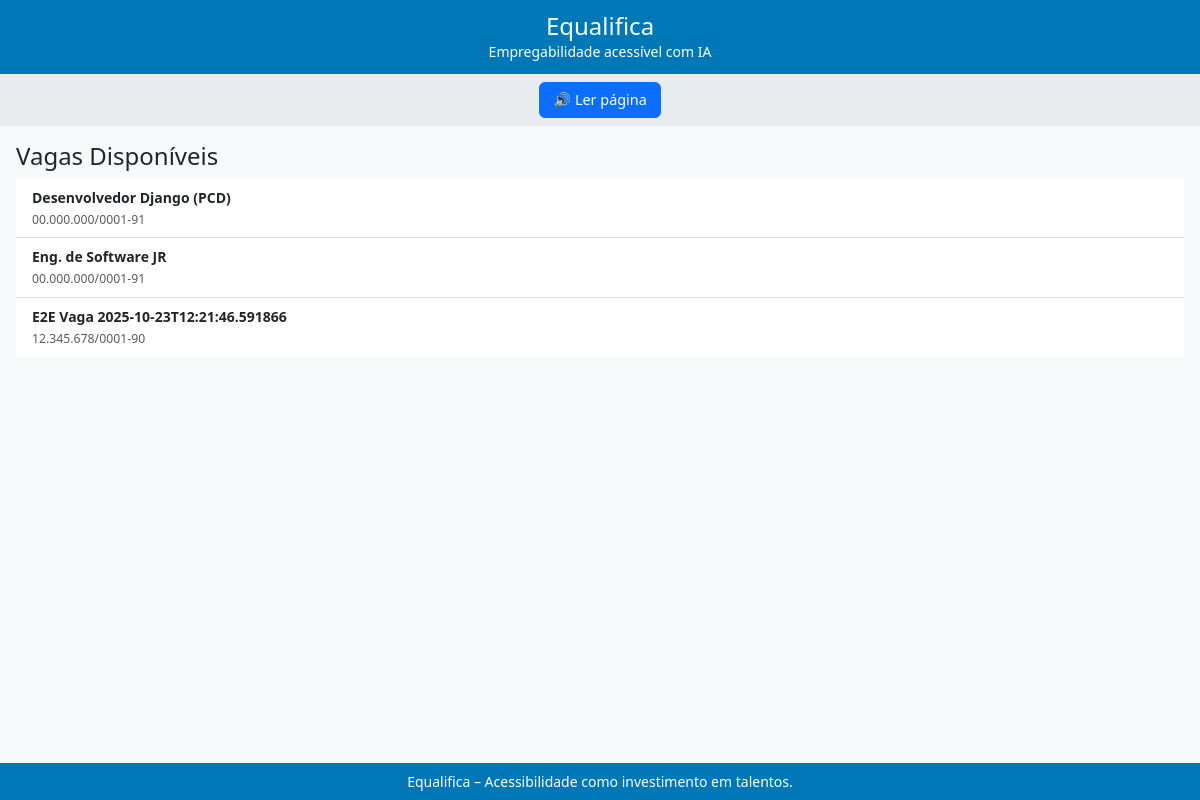
/vagas/, run on an earlier commit of the app's database.
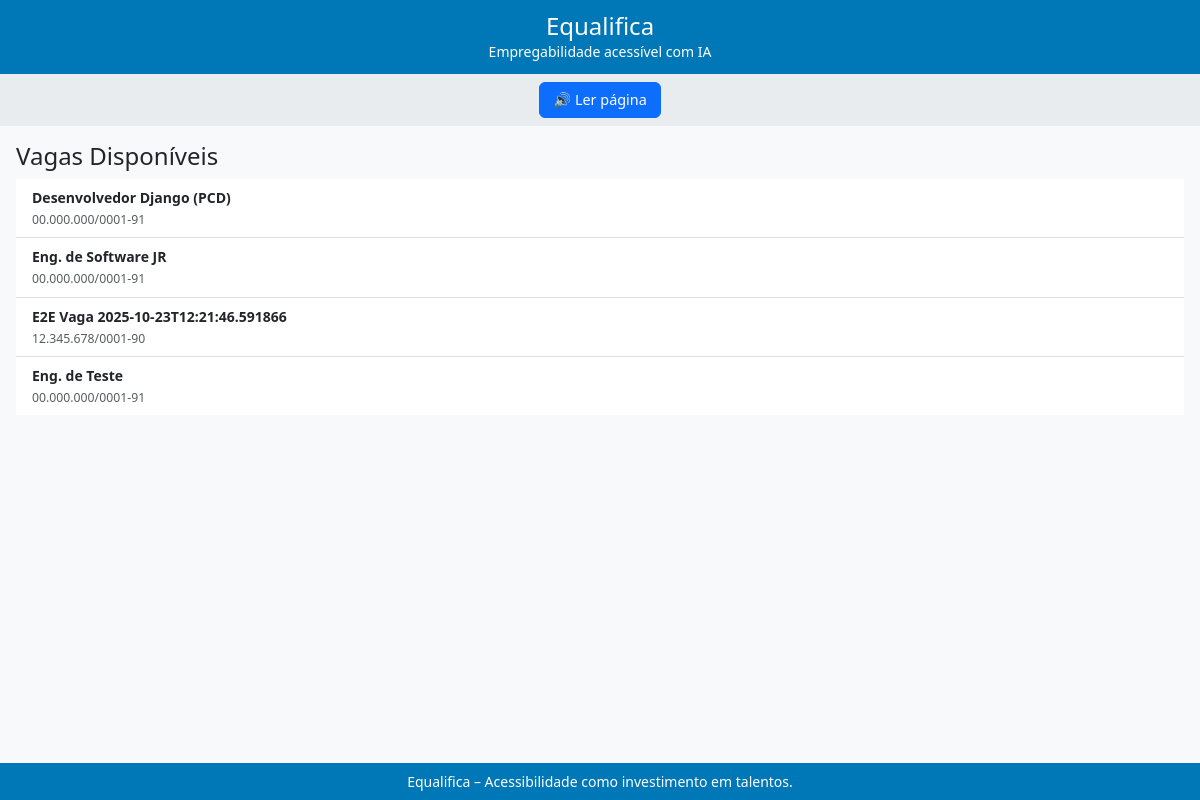
And on a later commit of the database.
### recruitment/models.py (models this page shows, shortened)
class Vaga(BaseModel):
    titulo = models.CharField(max_length=200)
    descricao = models.TextField()
    requisitos = models.TextField(blank=True, help_text="Resumo dos principais requisitos")
    acessibilidade = models.JSONField(
        blank=True,
        help_text="Ex: {'libras': true, 'legendas': true, 'descricao_alt': true}"
    )
    cnpj_empresa = models.CharField(max_length=18)  # preenchido automaticamente
    hard_skills_vetor = models.JSONField(default=list)
    soft_skills_vetor = models.JSONField(default=list)
    acessibilidade_vetor = models.JSONField(default=list)
    experiencia_minima = models.IntegerField(default=0)
    class Meta:
        verbose_name = "Vaga"
        verbose_name_plural = "Vagas"

### recruitment/views.py (the view)
# urls.py: path('', views.vagas_list, name='vagas_list'),
def vagas_list(request):
    vagas = Vaga.objects.all()
    user = request.user
    if user.is_authenticated and getattr(user, 'user_type', None) == 'recruiter':
        try:
            cnpj = user.recruiter_profile.empresa.cnpj
            vagas = vagas.filter(cnpj_empresa=cnpj)
        except Exception:
            vagas = Vaga.objects.none()
    return render(request, 'recruitment/vagas_list.html', {'vagas': vagas})

### recruitment/templates/recruitment/vagas_list.html (shortened to what this page needs)
{% extends 'base.html' %}
{% block content %}
<div class="d-flex flex-column h-100">
  <h4 class="mb-2">Vagas Disponíveis</h4>
  {% if vagas %}
    <div class="list-group list-group-flush small flex-grow-1 overflow-auto mb-2">
      {% for vaga in vagas %}
        <a href="{% url 'vaga_detail' vaga.id %}" class="list-group-item list-group-item-action py-2">
          <strong>{{ vaga.titulo|truncatechars:40 }}</strong><br>
          <small class="text-muted">{{ vaga.cnpj_empresa }}</small>
        </a>
      {% endfor %}
    </div>
  {% else %}
    <p class="text-muted small">Nenhuma vaga.</p>
  {% endif %}
</div>
{% endblock %}

What changed in the data, as far as the page shows it:
added Vaga: titulo "Eng. de Teste", cnpj_empresa "00.000.000/0001-91"
